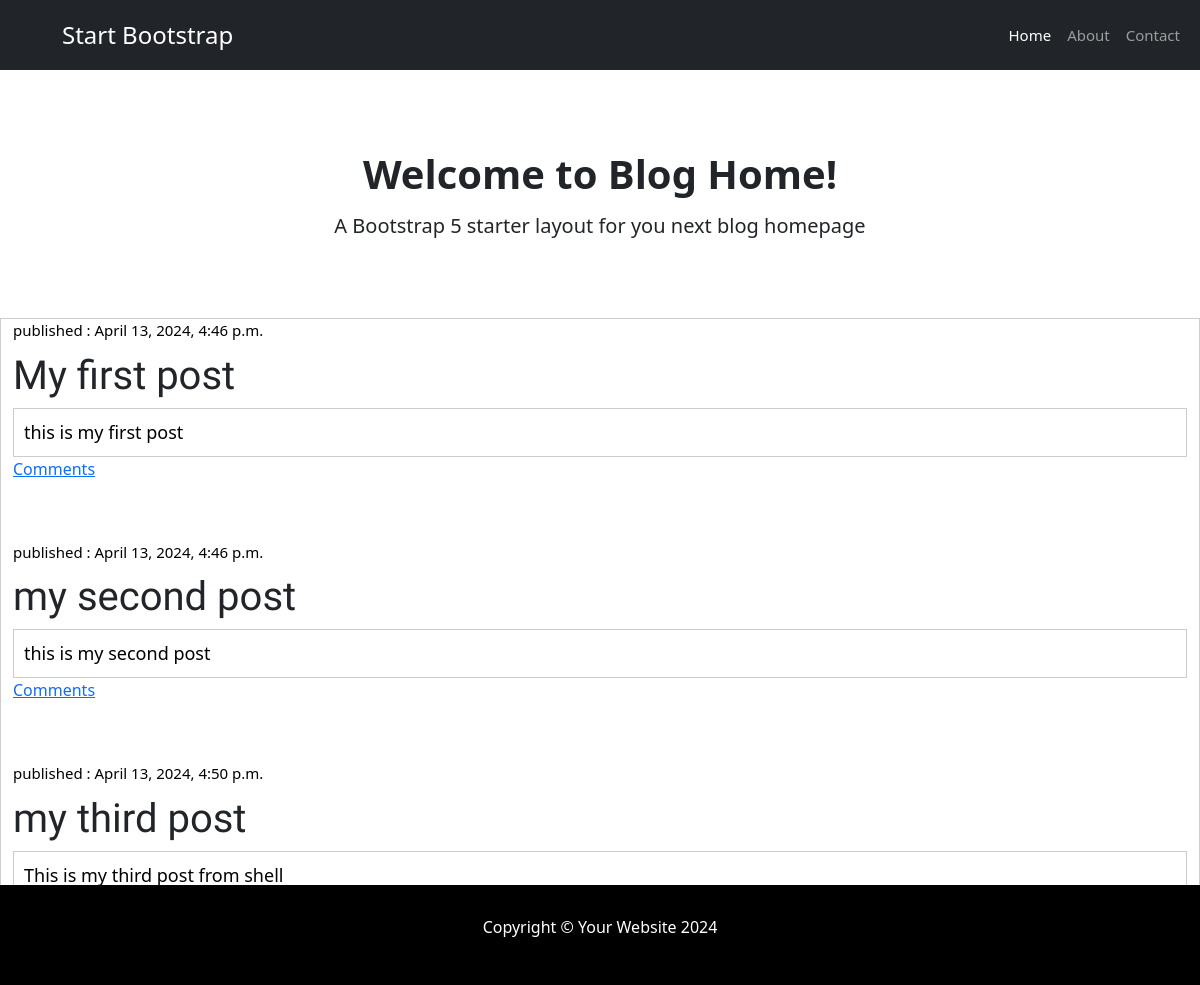
/, run on an earlier commit of the app's database.
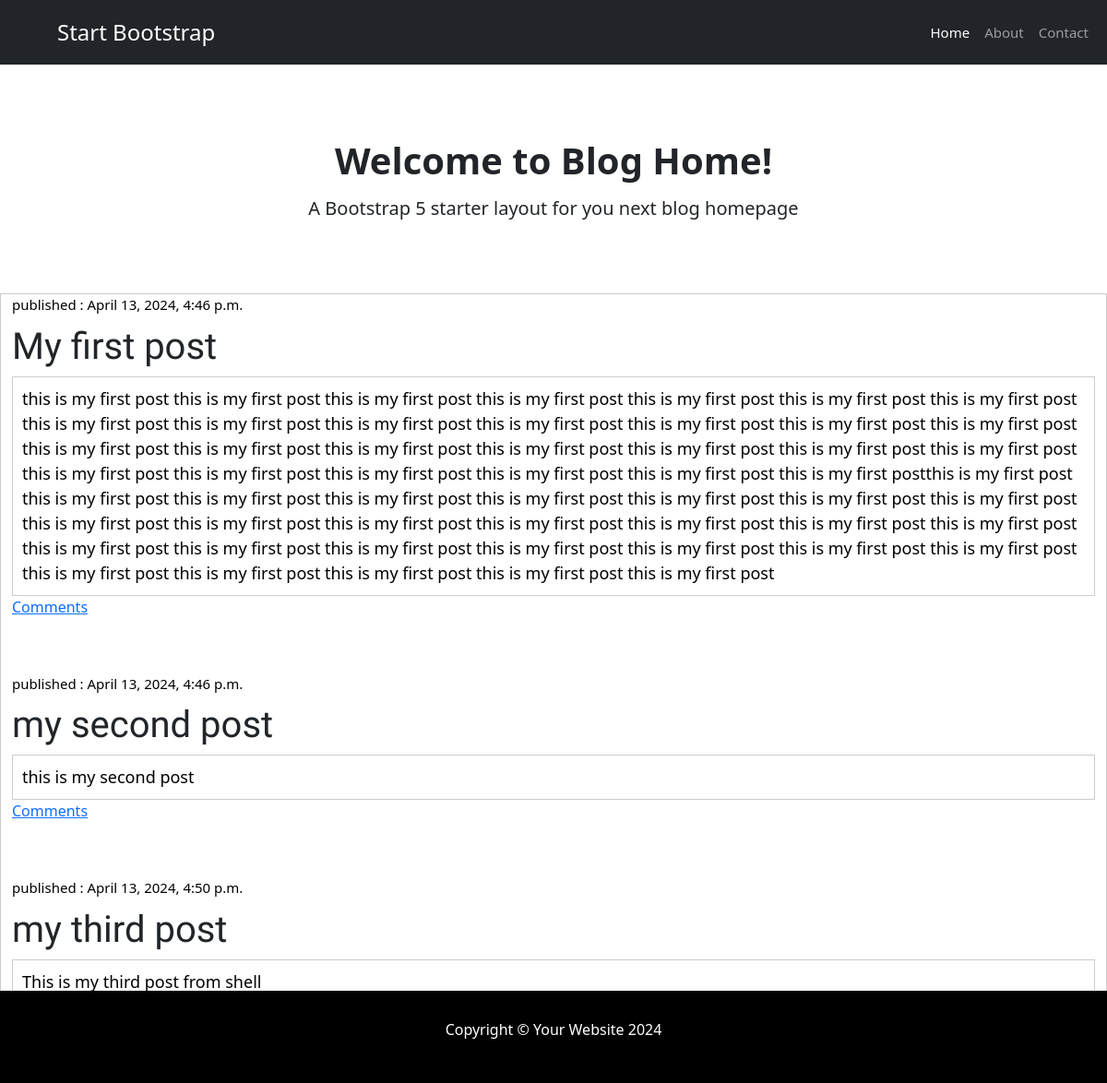
And on a later commit of the database.
### blog/models.py (models this page shows)
class Post(models.Model):
    title = models.CharField(max_length=200)
    content = models.TextField()
    date_posted = models.DateTimeField(default=timezone.now)
    categories = models.ManyToManyField(Category, related_name='posts')

### blog/views.py (the view)
# urls.py: path('', views.post_list, name='post_list'),
def post_list(request):
    posts = Post.objects.filter(date_posted__lte=timezone.now()).order_by('date_posted')
    return render(request, 'blog/post_list.html', {'posts': posts})

### blog/templates/blog/post_list.html
{% extends 'blog/base.html' %}
{% block content %}
    {% for post in posts %}
        <div class="post">
            <div class="date">
                published : {{ post.date_posted }}
            </div>
            <h5>{{ post.title }}</h5>
            <p>{{ post.content|linebreaksbr }}</p>
            <a href="{% url 'post_detail' pk=post.pk %}">Comments{{ post.approved_comments.count }}</a>
        </div>
    {% endfor %}
{% endblock content %}

### blog/templates/blog/base.html (shortened to what this page needs)
{% load static %}
<html>
    <head>
        <link rel="stylesheet" href="{% static 'css/blog.css' %}">
        <link href="https://cdn.jsdelivr.net/npm/bootstrap@5.3.3/dist/css/bootstrap.min.css" rel="stylesheet">
    </head>
    <body>
        <nav class="navbar navbar-expand-lg navbar-dark bg-dark">
            <div class="container-fluid">
                <a class="navbar-brand" href="#" style="font-size: 24px;">Start Bootstrap</a>
                <div class="collapse navbar-collapse justify-content-end" id="navbarNav">
                    <ul class="navbar-nav">
                        <li class="nav-item">
                            <a class="nav-link active" href="#">Home</a>
                        </li>
                        <li class="nav-item">
                            <a class="nav-link" href="#">About</a>
                        </li>
                        <li class="nav-item">
                            <a class="nav-link" href="#">Contact</a>
                        </li>
                    </ul>
                </div>
            </div>
        </nav>
        <div class="hero-section text-center">
            <h1 class="mb-3">Welcome to Blog Home!</h1>
            <h2 class="mb-3">A Bootstrap 5 starter layout for you next blog homepage</h2>
        </div>
        <div class="content container-fluid">
            <div class="row">
                <div class="col-md-8">
                    {% block content %}
                    {% endblock %}
                </div>
            </div>
        </div>
        <div class = "footer navbar-fixed-bottom my_footer">
            <p class = "text-center">Copyright &copy; Your Website 2024</p>
        </div>
    </body>
</html>

### blog/static/css/blog.css (style rules this page uses)
.navbar-brand { font-size: 24px; display: flex; align-items: center; height: 100%; padding-left: 50px; color:#828282; }
.navbar { height: 70px; display: flex; align-items: center; }
.navbar-nav .nav-link { font-size: 15px; }
.nav-link.active { color: white; }
.hero-section { text-align: center; margin-bottom: 80px; }
.hero-section h1 { font-size: 40px; margin-top: 80px; font-weight: bold; margin-bottom: 10px; }
.hero-section h2 { font-size : 20px; margin-top: 0; font-weight:lighter; }
.post { margin-bottom: 60px; }
.row { border: 1px solid #ccc; margin-left: 0; margin-right: 0; }
.col-md-8 { padding-left: 0; padding-right: 0; width: 100% !important; }
.date { font-size: 15px; color: #000000; margin-bottom: 10px; }
.post h5 { font-size: 40px; font-family: "Lobster", cursive; }
.post p { border: 1px solid #ccc; margin-bottom: 0px; padding: 10px; font-size: 18px; color: #000000; }
.my_footer { position: fixed; bottom: 0; left: 0; width: 100%; background-color: #000; color: #fff; padding: 30px 0; text-align: center; }

What changed in the data, as far as the page shows it:
changed Post "My first post": content "this is my first post" → "this is my first post this is my first post this is my first post this is my first post this is my first post this is my first post this is my first post this is my first post this is my first post this is my first post this is my first post this is my first post this is my first post this is my first post this is my first post this is my first post this is my first post this is my first post this is my first post this is my first post this is my first post this is my first post this is my first post this is my first post this is my first post this is my first post this is my first postthis is my first post this is my first post this is my first post this is my first post this is my first…"
